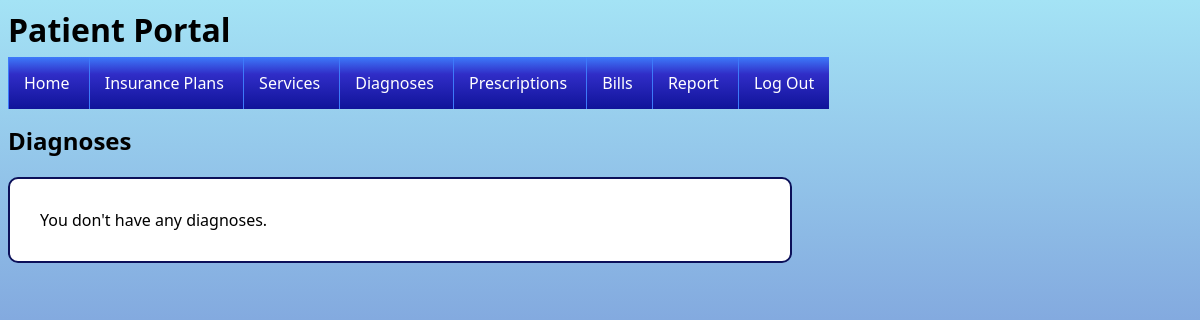
Page /patient-diagnoses.php (signed in) on the earlier database version.
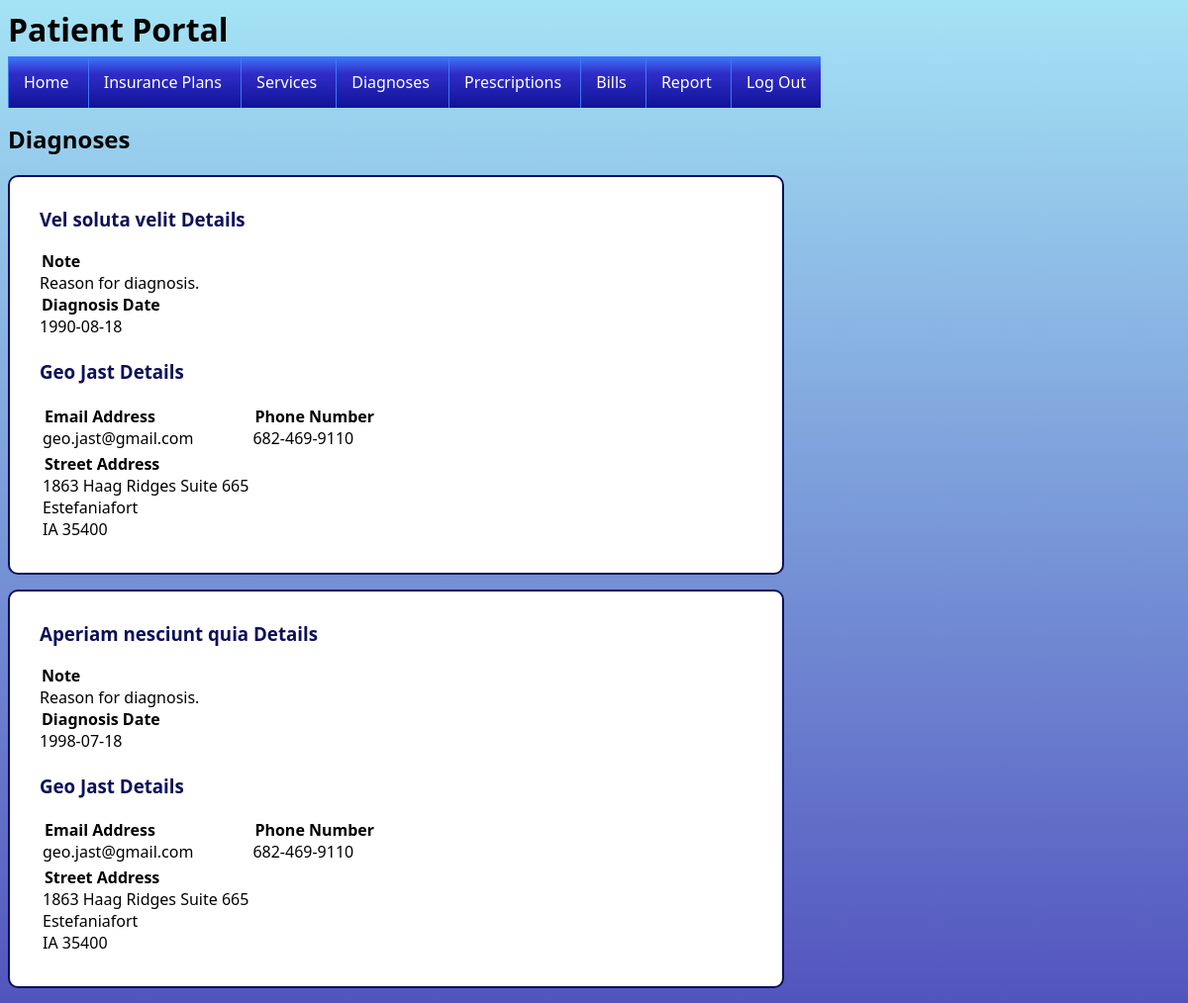
Same page on the later database version.
### tables this page shows
CREATE TABLE Diagnoses (
	DiagnosisID INT(10) NOT NULL AUTO_INCREMENT,
	Name TEXT NOT NULL,
	PRIMARY KEY (DiagnosisID),
	UNIQUE (Name)
)
COLLATE='utf8_general_ci';

CREATE TABLE PatientsDiagnoses (
	PatientID INT(10) NOT NULL,
	DiagnosisID INT(10) NOT NULL,
	DoctorID INT(10) NOT NULL,
	Note TEXT NOT NULL,
	DiagnosisDate DATE NOT NULL,
	PRIMARY KEY (PatientID, DiagnosisID),
	FOREIGN KEY (PatientID) REFERENCES Patients(PatientID),
	FOREIGN KEY (DiagnosisID) REFERENCES Diagnoses(DiagnosisID),
	FOREIGN KEY (DoctorID) REFERENCES Doctors(DoctorID)
)
COLLATE='utf8_general_ci';

CREATE TABLE Doctors (
	DoctorID INT(10) NOT NULL AUTO_INCREMENT,
	HospitalID INT(10) NOT NULL,
	FirstName TEXT NOT NULL,
	LastName TEXT NOT NULL,
	EmailAddress TEXT NOT NULL,
	PhoneNumber CHAR(12) NOT NULL,
	AddressID INT(10) NOT NULL,
	Password VARCHAR(20) NOT NULL,
	PRIMARY KEY (DoctorID),
	FOREIGN KEY (HospitalID) REFERENCES Hospitals(HospitalID),
	FOREIGN KEY (AddressID) REFERENCES Addresses(AddressID),
	UNIQUE (EmailAddress),
	UNIQUE (PhoneNumber),
	CHECK (EmailAddress REGEXP '[A-Za-z0-9.]*@[A-Za-z0-9.]*\.[A-Za-z0-9]*'),
	CHECK (PhoneNumber REGEXP '[0-9]{3}-[0-9]{3}-[0-9]{4}')
)
COLLATE='utf8_general_ci';

CREATE TABLE Addresses (
	AddressID INT(10) NOT NULL AUTO_INCREMENT,
	Street TEXT NOT NULL,
	City TEXT NOT NULL,
	StateCode CHAR(2) NOT NULL,
	ZipCode CHAR(5) NOT NULL,
	PRIMARY KEY (AddressID),
	UNIQUE (Street, City, StateCode, ZipCode),
	CHECK (StateCode REGEXP '[A-Z]{2}'),
	CHECK (ZipCode REGEXP '[0-9]{5}')
)
COLLATE='utf8_general_ci';

### patient-diagnoses.php (the view, shortened to what this page needs)
<?php
include 'includes/dbconn.php';
$conn = new mysqli($servername, $username, "", "db1", $sqlport, $socket);
$patientID = $_SESSION['PATIENT_ID'];
?>
<html>
	<head>
		<link href = 'style.css' rel = 'stylesheet'>
	</head>
	<body>
		<?php
		require "patient-header.php";
		echo "<h2>Diagnoses</h2>";
		$query = mysqli_query($conn, "SELECT * FROM PatientsDiagnoses WHERE PatientID = '$patientID' ORDER BY DiagnosisDate");
		$result = mysqli_fetch_assoc($query);
		if(!$result)
		{
			echo	"<div class = \"infoBox patient\">
						<span>You don't have any diagnoses.</span>
					</div>";
		}
		else
		{
			while($result)
			{
				$diagnosis = mysqli_fetch_assoc(mysqli_query($conn, "SELECT * FROM Diagnoses WHERE DiagnosisID = '" . $result['DiagnosisID'] . "'"));
				$doctor = mysqli_fetch_assoc(mysqli_query($conn, "SELECT * FROM Doctors WHERE DoctorID = '" . $result['DoctorID'] . "'"));
				$address = mysqli_fetch_assoc(mysqli_query($conn, "SELECT * FROM Addresses WHERE AddressID = '" . $doctor['AddressID'] . "'"));
				echo	"<div class = \"infoBox patient\">
							<section class = infoHeader>
								<h3>" . $diagnosis['Name'] . " Details</h3>
							</section>
							<section class = infoFields>
								<legend>Note</legend>
								<span>" . $result['Note'] . "</span>
								<legend>Diagnosis Date</legend>
								<span>" . $result['DiagnosisDate'] . "</span>
							</section>
							</br>
							<section class = infoHeader>
								<h3>" . $doctor['FirstName'] . " " . $doctor['LastName'] . " Details</h3>
							</section>
							<table class = infoFields>
								<tr>
									<td>
										<legend>Email Address</legend>
										<span>" . $doctor['EmailAddress'] . "</span>
									</td>
									<td>
										<legend>Phone Number</legend>
										<span>" . $doctor['PhoneNumber'] . "</span>
									</td>
								</tr>
								<tr>
									<td>
										<legend>Street Address</legend>
										<span>" . $address['Street'] . "</span>
										</br>
										<span>" . $address['City'] . "</span>
										</br>
										<span>" . $address['StateCode'] . " " . $address['ZipCode'] . "</span>
									</td>
								</tr>
							</table>
						</div>";
				$result = mysqli_fetch_assoc($query);
			}
		}
		?>
	</body>
</html>

### patient-header.php (shortened to what this page needs)
<div class = "pageHeader">
	<h1>Patient Portal</h1>
</div>
<div class = "pageHeaderBar">
	<div class = "pageHeaderLink">
		<a href = "patient-home.php">Home</a>
	</div>
	<div class = "pageHeaderLink">
		<a href = "patient-insurance-plans.php">Insurance Plans</a>
	</div>
	<div class = "pageHeaderLink">
		<a href = "patient-services.php">Services</a>
	</div>
	<div class = "pageHeaderLink">
		<a href = "patient-diagnoses.php">Diagnoses</a>
	</div>
	<div class = "pageHeaderLink">
		<a href = "patient-prescriptions.php">Prescriptions</a>
	</div>
	<div class = "pageHeaderLink">
		<a href = "patient-bills.php">Bills</a>
	</div>
	<div class = "pageHeaderLink">
		<a href = "patient-report.php">Report</a>
	</div>
	<div class = "pageHeaderLink">
		<a href = "login.php">Log Out</a>
	</div>
</div>

### style.css (style rules this page uses)
body { font-family: "Segoe UI"; background: rgb(82, 84, 190); background: linear-gradient( 0deg, rgba(82, 84, 190, 1) 0%, rgba(164, 227, 245, 1) 100% ); }
h3 { margin-top: 0px; color: #0c1059; }
legend { font-weight: bold; }
.patient { width: 720px; }
.infoBox { background-color: white; border: 2px solid #0c1059; border-radius: 10px; padding: 30px; margin-bottom: 15px; }
.pageHeaderBar { margin-bottom: 30px; }
.pageHeaderLink { display: inline; background: linear-gradient( 0deg, rgba(16, 19, 153, 1) 0%, rgba(48, 45, 199, 1) 67%, rgba(61, 122, 250, 1) 100% ); padding: 15px; transition: background 250ms linear; border-left: solid 1px #3d7afa; }
.pageHeaderLink a { color: white; text-decoration-line: none; }

Differences in the rows shown:
added diagnoses: Name "Vel soluta velit"
added patientsdiagnoses: Note "Reason for diagnosis.", DiagnosisDate "1990-08-18"
now on this page (row edited): doctors: FirstName "Geo", LastName "Jast", EmailAddress "geo.jast@gmail.com", PhoneNumber "682-469-9110"
now on this page (row unchanged): addresses: Street "1863 Haag Ridges Suite 665", City "Estefaniafort", StateCode "IA", ZipCode "35400"
added diagnoses: Name "Aperiam nesciunt quia"
added patientsdiagnoses: Note "Reason for diagnosis.", DiagnosisDate "1998-07-18"
Other differences:
new list line: "Details Note Diagnosis Date Details Email Address Phone Number Street Address"
text no longer shown: "You don't have any diagnoses."
